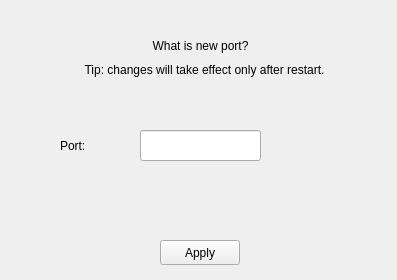
<?xml version="1.0" encoding="UTF-8"?>
<ui version="4.0">
 <class>ConfDialog</class>
 <widget class="ConfDialog" name="ConfDialog">
  <property name="geometry">
   <rect>
    <x>0</x>
    <y>0</y>
    <width>397</width>
    <height>280</height>
   </rect>
  </property>
  <property name="windowTitle">
   <string>Dialog</string>
  </property>
  <widget class="QLabel" name="label">
   <property name="geometry">
    <rect>
     <x>60</x>
     <y>130</y>
     <width>71</width>
     <height>31</height>
    </rect>
   </property>
   <property name="text">
    <string>Port:</string>
   </property>
  </widget>
  <widget class="QLineEdit" name="lineEdit">
   <property name="geometry">
    <rect>
     <x>140</x>
     <y>130</y>
     <width>121</width>
     <height>31</height>
    </rect>
   </property>
  </widget>
  <widget class="QLabel" name="label_2">
   <property name="geometry">
    <rect>
     <x>50</x>
     <y>30</y>
     <width>301</width>
     <height>31</height>
    </rect>
   </property>
   <property name="text">
    <string>What is new port?</string>
   </property>
   <property name="alignment">
    <set>Qt::AlignCenter</set>
   </property>
  </widget>
  <widget class="QLabel" name="label_3">
   <property name="geometry">
    <rect>
     <x>24</x>
     <y>60</y>
     <width>361</width>
     <height>20</height>
    </rect>
   </property>
   <property name="text">
    <string>Tip: changes will take effect only after restart.</string>
   </property>
   <property name="alignment">
    <set>Qt::AlignCenter</set>
   </property>
  </widget>
  <widget class="QPushButton" name="pushButton">
   <property name="geometry">
    <rect>
     <x>160</x>
     <y>240</y>
     <width>80</width>
     <height>25</height>
    </rect>
   </property>
   <property name="text">
    <string>Apply</string>
   </property>
  </widget>
 </widget>
 <customwidgets>
  <customwidget>
   <class>ConfDialog</class>
   <extends>QWidget</extends>
   <header>confdialog.h</header>
   <container>1</container>
  </customwidget>
 </customwidgets>
 <resources/>
 <connections/>
</ui>
